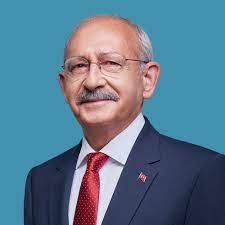
#> input picture Image To Ascii Py/test.jpeg, 225 x 225 px
$ python main.py
#> lines starting #> are read from the running program, lines starting #| are printed output that depends on the picture
#> in image_to_ascii, image is the input picture: PIL image 225x225 RGB; mean R, G, B 91.8, 120.8, 142.7
from PIL import Image

# ASCII characters and their intensities
ASCII_CHARS = [" ", "!", "\"", "#", "$", "%", "&", "'", "(", ")", "*", "+", ",", "-", ".", "/", "0", "1", "2", "3", "4", "5", "6", "7", "8", "9", ":", ";", "<", "=", ">", "?", "@", "A", "B", "C", "D", "E", "F", "G", "H", "I", "J", "K", "L", "M", "N", "O", "P", "Q", "R", "S", "T", "U", "V", "W", "X", "Y", "Z", "[", "\\", "]", "^", "_", "`", "a", "b", "c", "d", "e", "f", "g", "h", "i", "j", "k", "l", "m", "n", "o", "p", "q", "r", "s", "t", "u", "v", "w", "x", "y", "z", "{", "|", "}", "~"]

def resize_image(image, new_width=100):
    """ Resizes and rotates the given image according to the specified width """
#> called with new_width = 200
    width, height = image.size
#> width = 225; height = 225
    new_height = new_width * height // width
#> new_height = 200
    return image.resize((new_width, new_height))
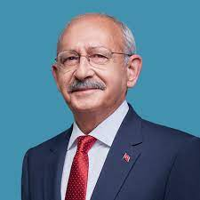
#> returned value: PIL image 200x200 RGB; mean R, G, B 91.8, 120.8, 142.7

def grayify(image):
    """ Returns the given image in grayscale """
    return image.convert('L')
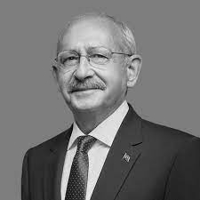
#> returned value: PIL image 200x200 L; min 3, max 245, mean 114.7

def pixels_to_ascii(image):
    """ Converts the pixels of the given image to ASCII characters """
    pixels = image.getdata()
    ascii_str = ""
    for pixel in pixels:
        # Select ASCII character based on pixel density
        ascii_str += ASCII_CHARS[pixel//10]
#> this loop made 40000 passes
#> ascii_str on passes 1 to 3: ',', ',,', ',,,'
    return ascii_str

def image_to_ascii(image_path, new_width=100, output_path="ascii.txt"):
    """ Converts the given image with ASCII characters and writes it to the specified file """
    image = Image.open(image_path)
    image = resize_image(image, new_width=new_width)
    image = grayify(image)

    ascii_str = pixels_to_ascii(image)

    # Print ASCII characters to file
    with open(output_path, "w") as file:
        for i in range(0, len(ascii_str), new_width):
            file.write(ascii_str[i:i+new_width])
            file.write("\n")
#> this loop made 200 passes
#> i on passes 2 to 4: 200, 400, 600

# Usage example
image_to_ascii('test.jpeg', new_width=200, output_path="ascii.txt")
